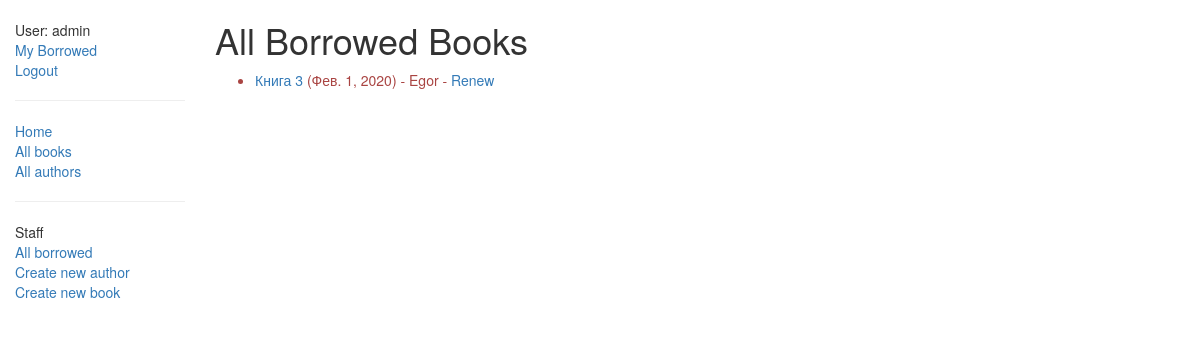
The app's page /catalog/borrowed/ (signed in), older data.
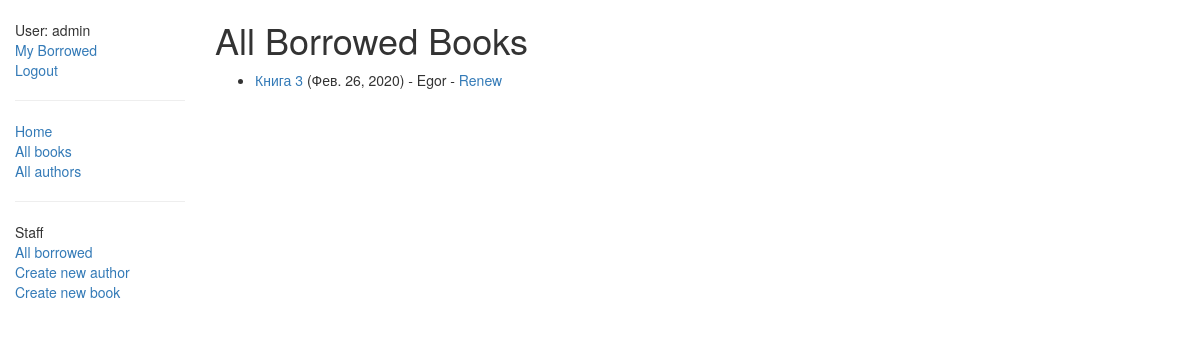
The same page, newer data.
### catalog/models.py (models this page shows, shortened)
class BookInstance(models.Model):
    id = models.UUIDField(primary_key=True, default=uuid.uuid4,
                          help_text='Уникальный идентификатор для книги в бииблиотеке')
    book = models.ForeignKey('Book', on_delete=models.SET_NULL, null=True)
    imprint = models.CharField(max_length=200)
    due_back = models.DateField(null=True, blank=True)
    borrower = models.ForeignKey(User, on_delete=models.SET_NULL, null=True, blank=True)
    LOAN_STATUS = (
        ('m', 'Maintenance'),
        ('o', 'On loan'),
        ('a', 'Available'),
        ('r', 'Reserved'),
    )
    status = models.CharField(max_length=1, choices=LOAN_STATUS, blank=True, default='m', help_text='Book availability')
    class Meta:
        ordering = ["due_back"]
        verbose_name = 'Экземпляр'
        verbose_name_plural = 'Экземпляры'
        permissions = (("can_mark_returned", "Set book as returned"),)
    @property
    def is_overdue(self):
        if self.due_back and date.today() > self.due_back:
            return True
        return False

class Book(models.Model):
    title = models.CharField(max_length=200)
    author = models.ForeignKey('Author', on_delete=models.SET_NULL, null=True)
    summary = models.TextField(max_length=1000, help_text='Введите краткое описание книги')
    isbn = models.CharField('ISBN', max_length=13,
                            help_text='13 Character <a href="https://www.isbn-international.org/content/what-isbn">ISBN number</a>')
    genre = models.ManyToManyField(Genre, help_text='Выберите жанр для этой кнмги')
    language = models.ManyToManyField(Language, help_text='Выберите язык вашей книги')
    class Meta:
        verbose_name = 'Книга'
        verbose_name_plural = 'Книги'
    def display_genre(self):
        return ', '.join([genre.name for genre in self.genre.all()[:3]])
    display_genre.short_description = 'Genres'

### catalog/views.py (the view)
# urls.py: path(r'borrowed/', views.LoanedBooksAllListView.as_view(), name='all-borrowed'),
class LoanedBooksAllListView(PermissionRequiredMixin, generic.ListView):
    model = BookInstance
    permission_required = 'catalog.can_mark_returned'
    template_name = 'catalog/bookinstance_list_borrowed_all.html'
    paginate_by = 10
    def get_queryset(self):
        return BookInstance.objects.filter(status__exact='o').order_by('due_back')

### catalog/templates/catalog/bookinstance_list_borrowed_all.html
{% extends "base_generic.html" %}
{% block content %}
    <h1>All Borrowed Books</h1>
    {% if bookinstance_list %}
    <ul>
      {% for bookinst in bookinstance_list %}
      <li class="{% if bookinst.is_overdue %}text-danger{% endif %}">
        <a href="{% url 'book-detail' bookinst.book.pk %}">{{bookinst.book.title}}</a> ({{ bookinst.due_back }})
          {% if user.is_staff %}- {{ bookinst.borrower }}{% endif %} {% if perms.catalog.can_mark_returned %}- <a href="{% url 'renew-book-librarian' bookinst.id %}">Renew</a>  {% endif %}
      </li>
      {% endfor %}
    </ul>
    {% else %}
      <p>There are no books borrowed.</p>
    {% endif %}
{% endblock %}

### catalog/templates/base_generic.html (shortened to what this page needs)
<!DOCTYPE html>
<html lang="en">
<head>
  <link rel="stylesheet" href="https://maxcdn.bootstrapcdn.com/bootstrap/3.3.7/css/bootstrap.min.css">
  {% load static %}
  <link rel="stylesheet" href="{% static 'css/style.css' %}">
</head>
<body>
  <div class="container-fluid">
    <div class="row">
      <div class="col-sm-2">
      {% block sidebar %}
      <ul class="sidebar-nav">
          {% if user.is_authenticated %}
             <li>User: {{ user.get_username }}</li>
             <li><a href="{% url 'my-borrowed' %}">My Borrowed</a></li>
             <li><a href="{% url 'logout'%}?next={{request.path}}">Logout</a></li>
           {% else %}
             <li><a href="{% url 'login'%}?next={{request.path}}">Login</a></li>
          {% endif %}
          <hr>
          <li><a href="{% url 'index' %}">Home</a></li>
          <li><a href="{% url 'books' %}">All books</a></li>
          <li><a href="{% url 'authors' %}">All authors</a></li>
           {% if user.is_staff %}
               <hr />
               <ul class="sidebar-nav">
               <li>Staff</li>
               {% if perms.catalog.can_mark_returned %}
                    <li><a href="{% url 'all-borrowed' %}">All borrowed</a></li>
                    <li><a href="{% url 'author_create' %}">Create new author</a></li>
                    <li><a href="{% url 'book_create' %}">Create new book</a></li>
               {% endif %}
               </ul>
            {% endif %}
      </ul>
     {% endblock %}
      </div>
      <div class="col-sm-10 ">
      {% block content %}{% endblock %}
      </div>
    </div>
  </div>
</body>
</html>

### catalog/static/css/style.css (style rules this page uses)
.sidebar-nav { margin-top: 20px; padding: 0; list-style: none; }

Row changes from the older to the newer data that the page shows:
changed BookInstance "Книга 3": due_back "Фев. 1, 2020" → "Фев. 26, 2020"
